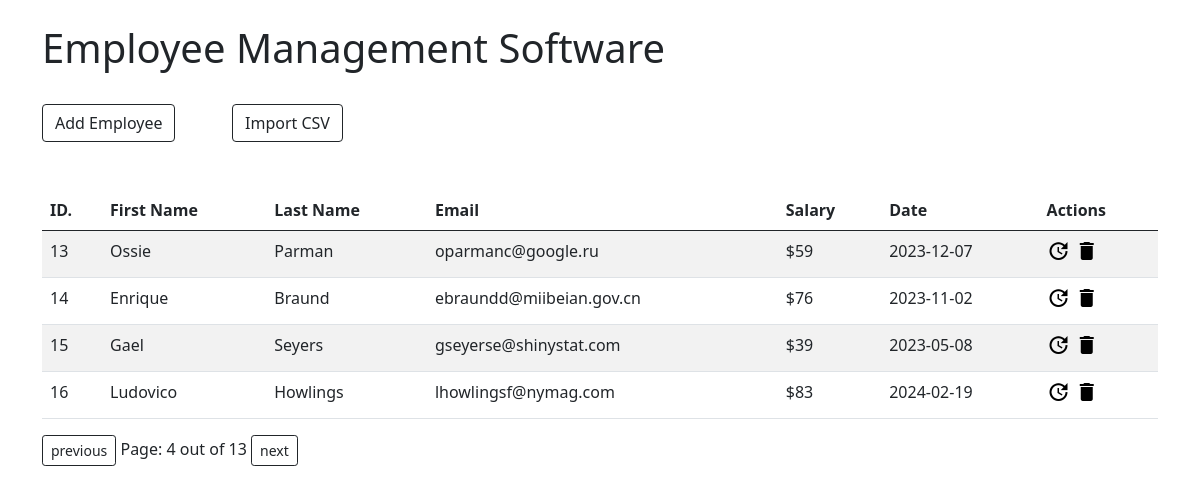
/?page=4, run on the app's committed database.
### app/models.py (models this page shows)
class Employee(models.Model):
    first_name = models.CharField(max_length=100)
    last_name = models.CharField(max_length=100)
    email = models.EmailField()
    salary = models.IntegerField()
    joining_date = models.DateField()

### app/views.py (the view)
# urls.py: 2. Add a URL to urlpatterns:  path('', views.home, name='home')
def home(request):
    emps = Employee.objects.all().order_by('id')
    paginator = Paginator(emps, 4)
    print(paginator)
    page_number = request.GET.get('page')
    print(page_number)
    page_obj = paginator.get_page(page_number)
    print(page_obj)
    total_page = paginator.num_pages
    print(total_page)
    return render(request,'home.html', context={'page_obj':page_obj,'total_page':total_page})

### templates/home.html (shortened to what this page needs)
{% extends 'index.html' %}
{% block content %}
<div class="row">
    <div class="col-lg-8">
        <h1>Employee Management Software</h1>
    </div>
</div>
<div class="row">
    <div class="col-lg-2 mt-4">
        <a href="{% url 'create' %}" class="btn btn-outline-dark">Add Employee</a>
    </div>
    <div class="col-lg-2 mt-4">
        <a href="{% url 'csv' %}" class="btn btn-outline-dark">Import CSV</a>
    </div>
</div>
<div class="row">
</div>
<div class="row">
    <div class="col-12 mt-4 table-responsive">
        <table class="table table-striped">
            <thead>
                <tr>
                    <th scope="col">ID.</th>
                    <th scope="col">First Name</th>
                    <th scope="col">Last Name</th>
                    <th scope="col">Email</th>
                    <th scope="col">Salary</th>
                    <th scope="col">Date</th>
                    <th scope="col">Actions</th>
                </tr>
            </thead>
            <tbody>
                {% for i in page_obj %}
                <tr>
                    <td>{{i.id}}</td>
                    <td>{{i.first_name}}</td>
                    <td>{{i.last_name}}</td>
                    <td>{{i.email}}</td>
                    <td>${{i.salary}}</td>
                    <td>{{i.joining_date | date:'Y-m-d'}}</td>
                    <td>
                        <a href="{% url 'update' i.id %}" style="color: black;"><i class="material-icons">&#xe923;</i></a>
                        <a href="{% url 'delete' i.id %}" style="color: black;"><i class="material-icons">&#xe872;</i></a>
                    </td>
                </tr>
                {% endfor %}
            </tbody>
        </table>
        {% if page_obj.has_previous %}
                <a href="?page={{page_obj.previous_page_number}}" class="btn btn-outline-dark btn-sm">previous</a>
        {% endif %}
        <span>Page: {{page_obj.number}} out of {{total_page}}</span>
        {% if page_obj.has_next %}
                <a href="?page={{page_obj.next_page_number}}" class="btn btn-outline-dark btn-sm">next</a>
        {% endif %}
    </div>
</div>
{% endblock %}

### data on the page
Employee: id "13", first_name "Ossie", last_name "Parman", email "oparmanc@google.ru", salary "59", joining_date "2023-12-07"
Employee: id "14", first_name "Enrique", last_name "Braund", email "ebraundd@miibeian.gov.cn", salary "76", joining_date "2023-11-02"
Employee: id "15", first_name "Gael", last_name "Seyers", email "gseyerse@shinystat.com", salary "39", joining_date "2023-05-08"
Employee: id "16", first_name "Ludovico", last_name "Howlings", email "lhowlingsf@nymag.com", salary "83", joining_date "2024-02-19"

### other printed values
{{ page_obj.number }} "4"
{{ total_page }} "13"
